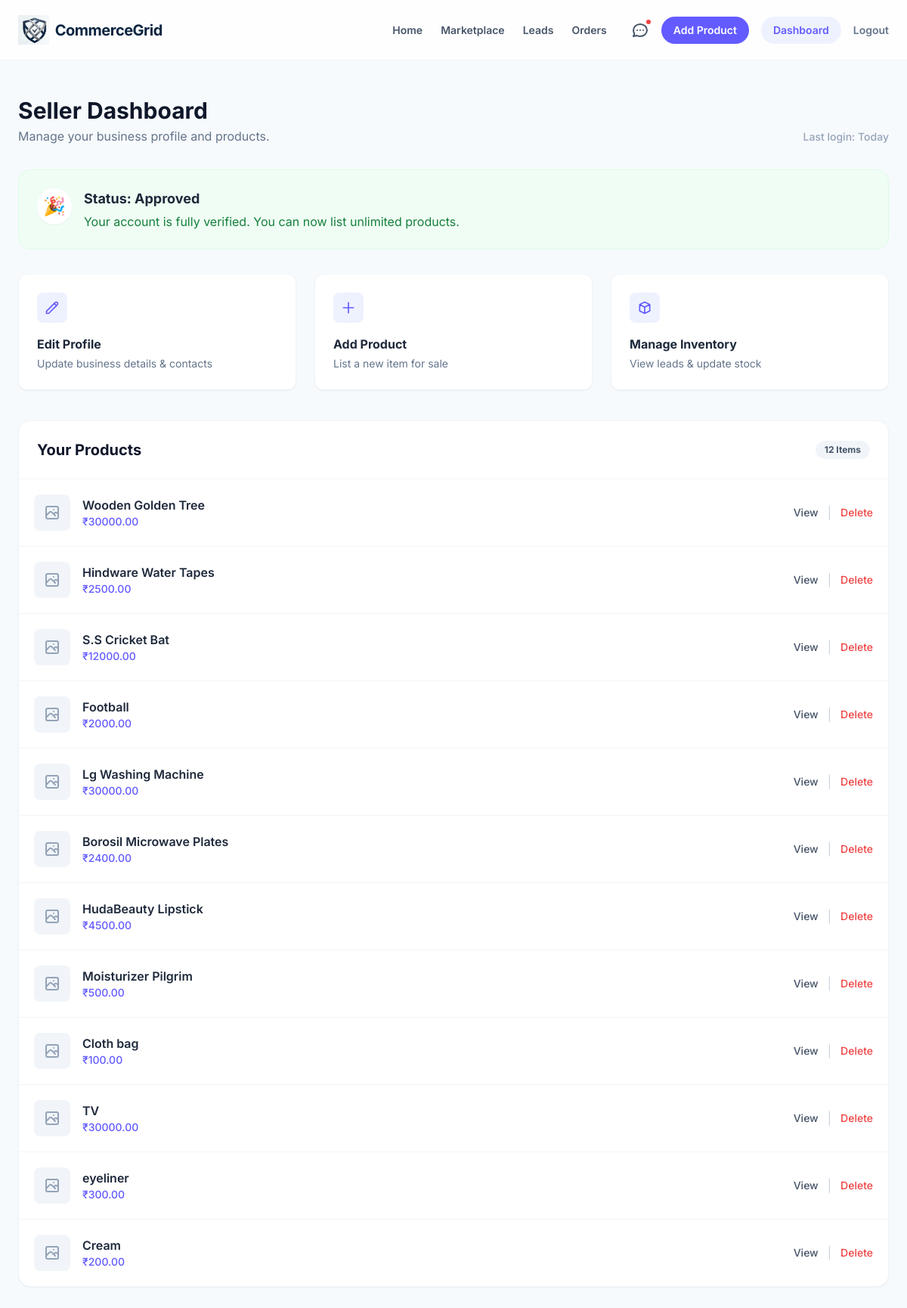
/accounts/seller/dashboard/ (signed in), run on the app's committed database.
### accounts/models.py (models this page shows, shortened)
class Profile(models.Model):
    STATE_CHOICES = [
        ('AN', 'Andaman & Nicobar'),
        ('AP', 'Andhra Pradesh'),
        ('AR', 'Arunachal Pradesh'),
        ('AS', 'Assam'),
        ('BR', 'Bihar'),
        ('CG', 'Chhattisgarh'),
        ('DL', 'Delhi'),
        ('GA', 'Goa'),
        ('GJ', 'Gujarat'),
        ('HR', 'Haryana'),
        ('HP', 'Himachal Pradesh'),
        ('JH', 'Jharkhand'),
        ('KA', 'Karnataka'),
        ('KL', 'Kerala'),
        ('MP', 'Madhya Pradesh'),
        ('MH', 'Maharashtra'),
        ('OR', 'Odisha'),
        ('PB', 'Punjab'),
        ('RJ', 'Rajasthan'),
        ('TN', 'Tamil Nadu'),
        ('TS', 'Telangana'),
        ('UP', 'Uttar Pradesh'),
        ('UK', 'Uttarakhand'),
        ('WB', 'West Bengal'),
    ]
    ROLE_CHOICES = (
        ('buyer', 'Buyer'),
        ('seller', 'Seller'),
        ('both', 'Buyer & Seller'),
    )
    user = models.OneToOneField(User, on_delete=models.CASCADE)
    role = models.CharField(max_length=10, choices=ROLE_CHOICES)
    phone = models.CharField(max_length=15, blank=True)
    city = models.CharField(max_length=100, blank=True)
    state = models.CharField(max_length=5, choices=STATE_CHOICES, blank=True)
    pincode = models.CharField(max_length=10, blank=True)
    business_name = models.CharField(max_length=200, blank=True)
    about = models.TextField(blank=True)
    experience_years = models.PositiveIntegerField(default=0)
    verification_status = models.CharField(
        max_length=20,
        choices=[
            ('pending', 'Pending'),
            ('under_review', 'Under Review'),
            ('approved', 'Approved'),
            ('rejected', 'Rejected'),
        ],
        default='pending'
    )
    is_verified = models.BooleanField(default=False)
    created_at = models.DateTimeField(auto_now_add=True)

### products/models.py (models this page shows, shortened)
class Product(models.Model):
    seller = models.ForeignKey(User, on_delete=models.CASCADE)
    category = models.ForeignKey(
        Category,
        on_delete=models.PROTECT
    )
    seller_category = models.ForeignKey(
        SellerCategory,
        on_delete=models.SET_NULL,
        null=True,
        blank=True
    )
    moq = models.PositiveIntegerField(
        default=1,
        help_text="Minimum order quantity"
    )
    title = models.CharField(max_length=200)
    description = models.TextField()
    price = models.DecimalField(max_digits=10, decimal_places=2)
    quantity = models.PositiveIntegerField()
    product_image = models.ImageField(upload_to='products/')
    is_active = models.BooleanField(default=True)
    created_at = models.DateTimeField(auto_now_add=True)
    location = models.CharField(max_length=100)

### accounts/views.py (the view)
# urls.py: path('seller/dashboard/', views.seller_dashboard, name='seller_dashboard'),
@login_required
def seller_dashboard(request):
    profile = request.user.profile
    if profile.role not in ['seller', 'both']:
        return redirect('core:home')
    if profile.verification_status != 'approved':
        return redirect('accounts:seller_verification')
    products = Product.objects.filter(seller=request.user)
    return render(request, 'accounts/seller_dashboard.html', {
        'profile': profile,
        'products': products,
    })

### templates/accounts/seller_dashboard.html (shortened to what this page needs)
{% extends 'base.html' %}
{% block content %}
<div class="max-w-7xl mx-auto px-6 py-8">
    <div class="flex justify-between items-end mb-8">
        <div>
            <h2 class="text-3xl font-bold text-slate-900">Seller Dashboard</h2>
            <p class="text-slate-500 mt-1">Manage your business profile and products.</p>
        </div>
        <div class="hidden md:block">
            <span class="text-sm font-medium text-slate-400">Last login: Today</span>
        </div>
    </div>
    <div class="mb-8 p-6 rounded-2xl border
        {% if profile.verification_status == 'approved' %} bg-green-50 border-green-100
        {% elif profile.verification_status == 'under_review' %} bg-amber-50 border-amber-100
        {% elif profile.verification_status == 'rejected' %} bg-red-50 border-red-100
        {% else %} bg-slate-50 border-slate-200 {% endif %}">
        <div class="flex items-start gap-4">
            <div class="p-2 rounded-full bg-white shadow-sm shrink-0">
                {% if profile.verification_status == 'approved' %}
                    <span class="text-2xl">🎉</span>
                {% elif profile.verification_status == 'rejected' %}
                    <span class="text-2xl">❌</span>
                {% else %}
                    <span class="text-2xl">📋</span>
                {% endif %}
            </div>
            <div class="flex-1">
                <h3 class="text-lg font-bold text-slate-800 mb-1">
                    Status: {{ profile.verification_status|capfirst }}
                </h3>
                {% if profile.verification_status == 'pending' %}
                    <p class="text-slate-600 mb-4">Complete your business profile and submit documents to start selling.</p>
                    <a href="{% url 'accounts:request_verification' %}"
                       class="inline-block bg-[#635BFF] text-white px-5 py-2 rounded-lg font-medium hover:bg-[#544DDF] transition shadow-md">
                       Request Verification
                    </a>
                {% elif profile.verification_status == 'under_review' %}
                    <p class="text-amber-700">Your documents are currently under review by our compliance team. This usually takes 24-48 hours.</p>
                {% elif profile.verification_status == 'approved' %}
                    <p class="text-green-700">Your account is fully verified. You can now list unlimited products.</p>
                {% elif profile.verification_status == 'rejected' %}
                    <p class="text-red-700">Verification rejected. Please check your email for details and re-upload documents.</p>
                {% endif %}
            </div>
        </div>
    </div>
    <div class="grid grid-cols-1 md:grid-cols-3 gap-6 mb-10">
        <a href="{% url 'accounts:edit_dealer_profile' %}"
           class="group p-6 bg-white rounded-xl border border-slate-100 shadow-sm hover:shadow-card hover:-translate-y-1 transition duration-300">
            <div class="w-10 h-10 bg-indigo-50 rounded-lg flex items-center justify-center text-[#635BFF] mb-4 group-hover:bg-[#635BFF] group-hover:text-white transition">
                <svg class="w-5 h-5" fill="none" stroke="currentColor" viewBox="0 0 24 24"><path stroke-linecap="round" stroke-linejoin="round" stroke-width="2" d="M15.232 5.232l3.536 3.536m-2.036-5.036a2.5 2.5 0 113.536 3.536L6.5 21.036H3v-3.572L16.732 3.732z"></path></svg>
            </div>
            <h3 class="font-bold text-slate-800">Edit Profile</h3>
            <p class="text-sm text-slate-500 mt-1">Update business details & contacts</p>
        </a>
        <a href="{% url 'products:add_product' %}"
           class="group p-6 bg-white rounded-xl border border-slate-100 shadow-sm hover:shadow-card hover:-translate-y-1 transition duration-300">
            <div class="w-10 h-10 bg-indigo-50 rounded-lg flex items-center justify-center text-[#635BFF] mb-4 group-hover:bg-[#635BFF] group-hover:text-white transition">
                <svg class="w-5 h-5" fill="none" stroke="currentColor" viewBox="0 0 24 24"><path stroke-linecap="round" stroke-linejoin="round" stroke-width="2" d="M12 4v16m8-8H4"></path></svg>
            </div>
            <h3 class="font-bold text-slate-800">Add Product</h3>
            <p class="text-sm text-slate-500 mt-1">List a new item for sale</p>
        </a>
        <a href="{% url 'products:seller_dashboard' %}#leads"
           class="group p-6 bg-white rounded-xl border border-slate-100 shadow-sm hover:shadow-card hover:-translate-y-1 transition duration-300">
            <div class="w-10 h-10 bg-indigo-50 rounded-lg flex items-center justify-center text-[#635BFF] mb-4 group-hover:bg-[#635BFF] group-hover:text-white transition">
                <svg class="w-5 h-5" fill="none" stroke="currentColor" viewBox="0 0 24 24"><path stroke-linecap="round" stroke-linejoin="round" stroke-width="2" d="M20 7l-8-4-8 4m16 0l-8 4m8-4v10l-8 4m0-10L4 7m8 4v10M4 7v10l8 4"></path></svg>
            </div>
            <h3 class="font-bold text-slate-800">Manage Inventory</h3>
            <p class="text-sm text-slate-500 mt-1">View leads & update stock</p>
        </a>
    </div>
    <div class="bg-white rounded-2xl border border-slate-100 shadow-sm overflow-hidden">
        <div class="p-6 border-b border-slate-100 flex justify-between items-center">
            <h3 class="text-xl font-bold text-slate-900">Your Products</h3>
            <span class="bg-slate-100 text-slate-600 text-xs font-bold px-3 py-1 rounded-full">{{ products|length }} Items</span>
        </div>
        {% if products %}
            <div class="divide-y divide-slate-100">
                {% for product in products %}
                <div class="p-5 flex items-center justify-between hover:bg-slate-50 transition">
                    <div class="flex items-center gap-4">
                        <div class="w-12 h-12 bg-slate-100 rounded-lg flex items-center justify-center text-slate-400">
                            {% if product.image %}
                                <img src="{{ product.image.url }}" class="w-full h-full object-cover rounded-lg">
                            {% else %}
                                <svg class="w-6 h-6" fill="none" stroke="currentColor" viewBox="0 0 24 24"><path stroke-linecap="round" stroke-linejoin="round" stroke-width="2" d="M4 16l4.586-4.586a2 2 0 012.828 0L16 16m-2-2l1.586-1.586a2 2 0 012.828 0L20 14m-6-6h.01M6 20h12a2 2 0 002-2V6a2 2 0 00-2-2H6a2 2 0 00-2 2v12a2 2 0 002 2z"></path></svg>
                            {% endif %}
                        </div>
                        <div>
                            <h4 class="font-semibold text-slate-800">{{ product.title }}</h4>
                            <p class="text-sm font-medium text-[#635BFF]">₹{{ product.price }}</p>
                        </div>
                    </div>
                    <div class="flex items-center gap-3">
                        <a href="{% url 'products:product_detail' product.id %}"
                           class="text-sm font-medium text-slate-600 hover:text-[#635BFF] transition">
                           View
                        </a>
                        <span class="text-slate-300">|</span>
                        <a href="{% url 'products:delete_product' product.id %}"
                           class="text-sm font-medium text-red-500 hover:text-red-700 transition">
                           Delete
                        </a>
                    </div>
                </div>
                {% endfor %}
            </div>
        {% endif %}
    </div>
</div>
{% endblock %}

### templates/base.html (style rules this page uses)
body { background-color: #F7FAFC; color: #1A202C; }

### data on the page
Profile: verification_status "Approved"
Product: title "Wooden Golden Tree", price "30000.00"
Product: title "Hindware Water Tapes", price "2500.00"
Product: title "S.S Cricket Bat", price "12000.00"
Product: title "Football", price "2000.00"
Product: title "Lg Washing Machine", price "30000.00"
Product: title "Borosil Microwave Plates", price "2400.00"
Product: title "HudaBeauty Lipstick", price "4500.00"
Product: title "Moisturizer Pilgrim", price "500.00"
Product: title "Cloth bag", price "100.00"
Product: title "TV", price "30000.00"
Product: title "eyeliner", price "300.00"
Product: title "Cream", price "200.00"

### other printed values
{{ products|length }} "12"
